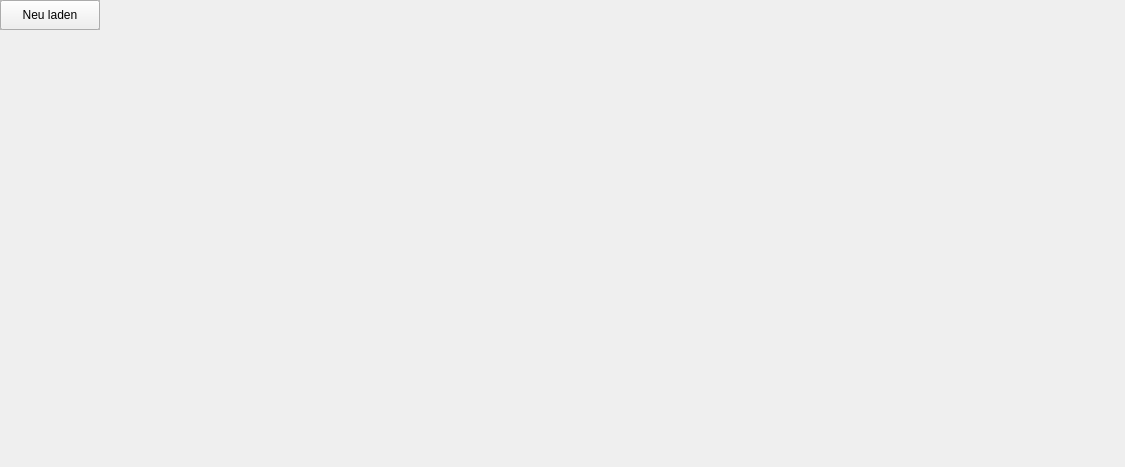
<?xml version="1.0" encoding="UTF-8"?>
<ui version="4.0">
 <class>SchrauberAnzeigen</class>
 <widget class="QMainWindow" name="SchrauberAnzeigen">
  <property name="geometry">
   <rect>
    <x>0</x>
    <y>0</y>
    <width>1125</width>
    <height>467</height>
   </rect>
  </property>
  <property name="windowTitle">
   <string>Dialog</string>
  </property>
  <layout class="QGridLayout" name="gridLayout">
   <item row="3" column="0">
    <widget class="QTableView" name="szgTabelle"/>
   </item>
   <item row="5" column="0">
    <widget class="QLabel" name="label_2">
     <property name="font">
      <font>
       <pointsize>14</pointsize>
      </font>
     </property>
     <property name="text">
      <string>Prüfungen</string>
     </property>
    </widget>
   </item>
   <item row="0" column="0">
    <widget class="QTableView" name="schrauberTable"/>
   </item>
   <item row="6" column="0">
    <widget class="QTableView" name="pruefTabelle"/>
   </item>
   <item row="4" column="0">
    <spacer name="horizontalSpacer_2">
     <property name="orientation">
      <enum>Qt::Horizontal</enum>
     </property>
     <property name="sizeHint" stdset="0">
      <size>
       <width>40</width>
       <height>20</height>
      </size>
     </property>
    </spacer>
   </item>
   <item row="7" column="0">
    <widget class="QPushButton" name="schliessen">
     <property name="text">
      <string>Schliessen</string>
     </property>
    </widget>
   </item>
   <item row="2" column="0">
    <widget class="QLabel" name="label">
     <property name="font">
      <font>
       <pointsize>14</pointsize>
      </font>
     </property>
     <property name="text">
      <string>SZG</string>
     </property>
    </widget>
   </item>
   <item row="1" column="0">
    <spacer name="horizontalSpacer">
     <property name="orientation">
      <enum>Qt::Horizontal</enum>
     </property>
     <property name="sizeHint" stdset="0">
      <size>
       <width>40</width>
       <height>20</height>
      </size>
     </property>
    </spacer>
   </item>
   <item row="6" column="1">
    <widget class="QPushButton" name="pruefen">
     <property name="text">
      <string>Prüfen</string>
     </property>
    </widget>
   </item>
   <item row="1" column="1" rowspan="5">
    <widget class="QPushButton" name="szgHinzufuegen">
     <property name="maximumSize">
      <size>
       <width>16777215</width>
       <height>28</height>
      </size>
     </property>
     <property name="text">
      <string>SZG Hinzufügen</string>
     </property>
    </widget>
   </item>
   <item row="0" column="1">
    <widget class="QPushButton" name="neuLaden">
     <property name="text">
      <string>Neu laden</string>
     </property>
    </widget>
   </item>
  </layout>
 </widget>
 <resources/>
 <connections/>
</ui>
